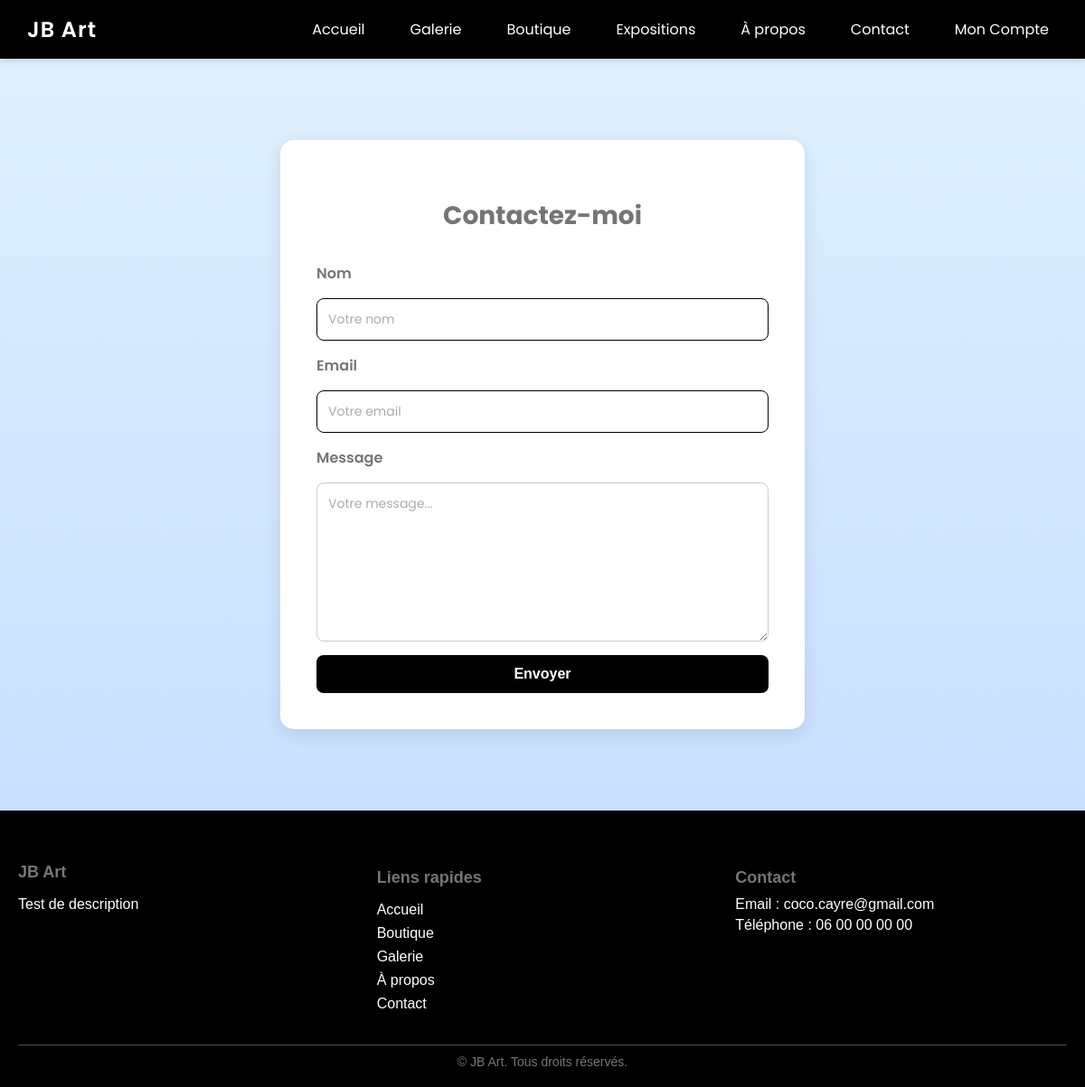
/contact, run on an earlier commit of the app's database.
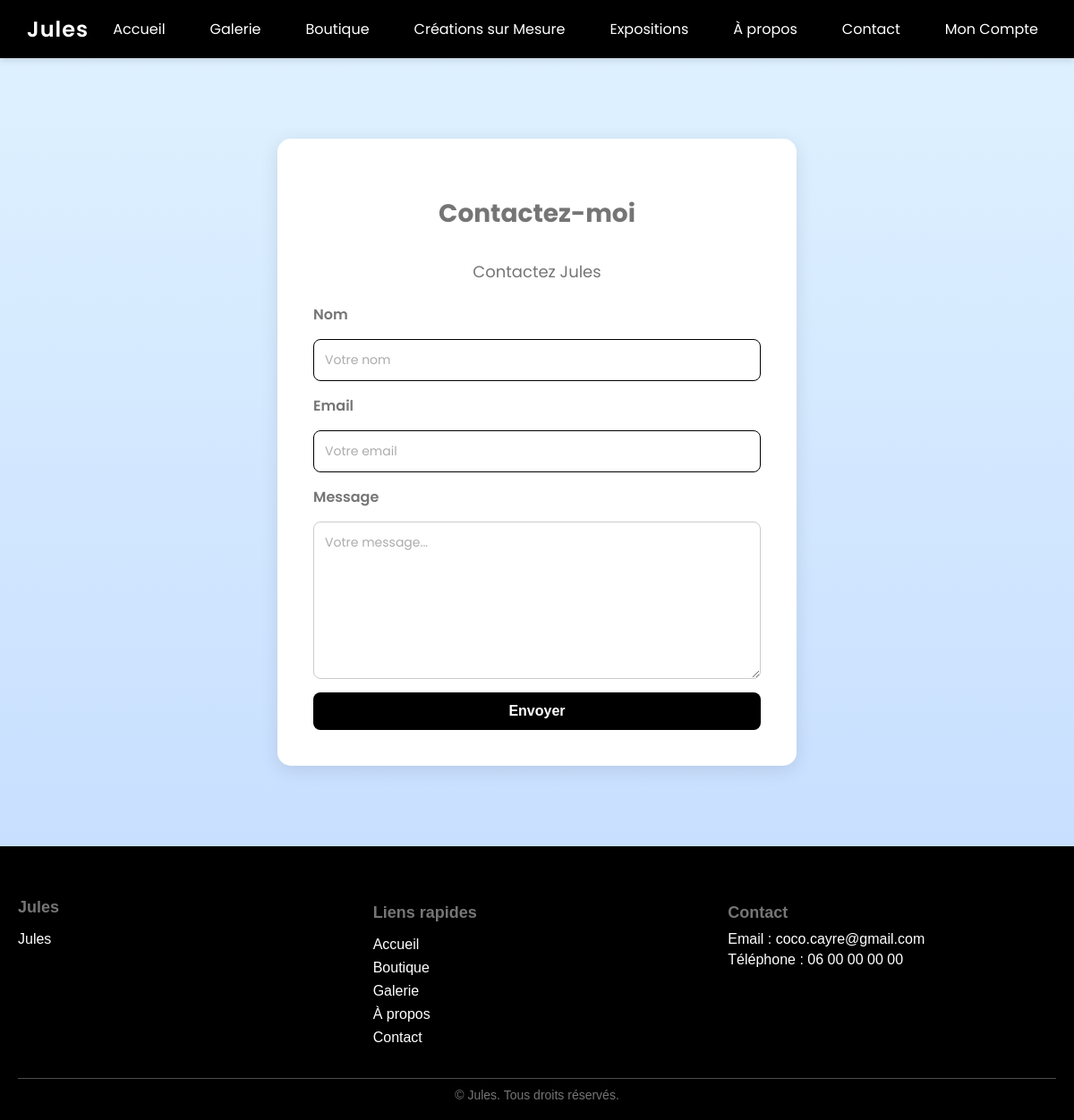
And on a later commit of the database.
### tables this page shows
CREATE TABLE settings (id INTEGER PRIMARY KEY AUTOINCREMENT, key TEXT UNIQUE NOT NULL, value TEXT NOT NULL);

### app.py (the view, shortened to what this page needs)
@app.route('/contact', methods=['GET', 'POST'])
def contact():
    return render_template('contact.html')

### app.py (called while the page is built, shortened)
def get_setting(key):
    conn = sqlite3.connect(DB_PATH)
    conn.row_factory = sqlite3.Row
    cur = conn.cursor()
    cur.execute("SELECT value FROM settings WHERE key = ?", (key,))
    row = cur.fetchone()
    conn.close()
    return row["value"] if row else None

def is_admin():
    user_id = session.get("user_id")
    if not user_id:
        return False

@app.before_request
def init_cart_count():
    if "cart_count" not in session:
        session["cart_count"] = 0

### templates/contact.html (shortened to what this page needs)
{% extends "base.html" %}
{% block content %}
<section class="section auth-section">
    <div class="auth-container">
        <h2>Contactez-moi</h2>
        {% if site_settings.contact_intro %}
        <p style="text-align: center; margin-bottom: 20px; color: #555;">{{ site_settings.contact_intro }}</p>
        {% endif %}
        <form method="POST" class="auth-form">
            <label for="name">Nom</label>
            <input type="text" id="name" name="name" placeholder="Votre nom" required>
            <label for="email">Email</label>
            <input type="email" id="email" name="email" placeholder="Votre email" required>
            <label for="message">Message</label>
            <textarea id="message" name="message" rows="5" placeholder="Votre message..." required></textarea>
            <button type="submit" class="btn-primary">Envoyer</button>
        </form>
    </div>
</section>
{% endblock %}

### templates/base.html (shortened to what this page needs)
<!DOCTYPE html>
<html lang="fr">
<head>
    <link rel="stylesheet" href="{{ url_for('static', filename='style.css') }}">
    <link rel="stylesheet" href="{{ url_for('dynamic_colors') }}">
</head>
<body>
    <nav>
        <div class="logo">{{ site_settings.site_logo }}</div>
        <ul id="nav-menu">
            <li><a href="/">Accueil</a></li>
            <li><a href="/galerie">Galerie</a></li>
            <li><a href="/boutique">Boutique</a></li>
            {% if site_settings.enable_custom_orders == '1' %}
            <li><a href="/creations-sur-mesure">Créations sur Mesure</a></li>
            {% endif %}
            <li><a href="/expositions">Expositions</a></li>
            <li><a href="/about">À propos</a></li>
            <li><a href="/contact">Contact</a></li>
            <li class="user-menu">
                <a onclick="toggleUserMenu()">Mon Compte</a>
            </li>
        </ul>
    </nav>
    <main class="content">
        {% block content %}{% endblock %}
    </main>
    {% include 'footer.html' %}
</body>
</html>

### templates/footer.html (shortened to what this page needs)
<footer class="site-footer">
    <div class="footer-container">
        <div class="footer-about">
            <h3>{{ site_settings.site_logo }}</h3>
            <p>{{ site_settings.footer_text or site_settings.site_description or "Artiste passionné par la peinture moderne et abstraite. Découvrez mes œuvres, inspirations et créations uniques." }}</p>
        </div>
        <div class="footer-links">
            <h4>Liens rapides</h4>
            <ul>
                <li><a href="{{ url_for('home') }}">Accueil</a></li>
                <li><a href="{{ url_for('boutique') }}">Boutique</a></li>
                <li><a href="{{ url_for('galerie') }}">Galerie</a></li>
                <li><a href="{{ url_for('about') }}">À propos</a></li>
                <li><a href="{{ url_for('contact') }}">Contact</a></li>
            </ul>
        </div>
        <div class="footer-contact">
            <h4>Contact</h4>
            <p>Email : <a href="mailto:coco.cayre@gmail.com">coco.cayre@gmail.com</a></p>
            <p>Téléphone : 06 00 00 00 00</p>
        </div>
    </div>
    <div class="footer-bottom">
        &copy; {{ current_year }} {{ site_settings.site_logo }}. Tous droits réservés.
    </div>
</footer>

What changed in the data, as far as the page shows it:
no longer on this page (row unchanged): settings: value "Test de description"
added settings: site_logo "Jules"
added settings: contact_intro "Contactez Jules"
added settings: value "Jules"
Also different on the page:
{{ site_settings.site_logo }}: "JB Art" → (not shown)
text now shown: "Créations sur Mesure"
